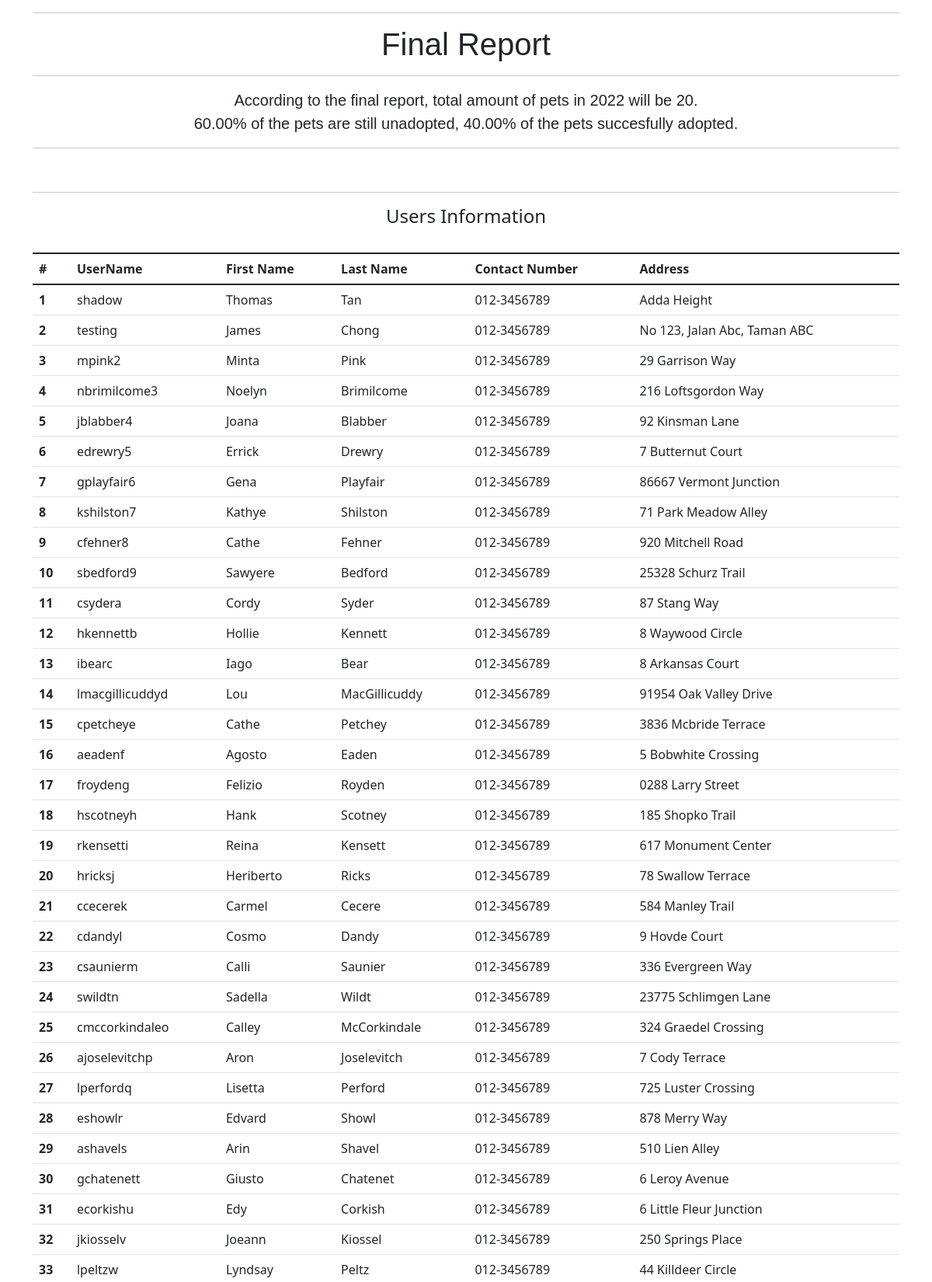
Screenshot of /php/adminreport.php (upper part) with the database file from the repository.
### tables this page shows
CREATE TABLE `user` (
  `UserID` int(11) NOT NULL,
  `Username` varchar(50) NOT NULL,
  `Password` varchar(50) NOT NULL,
  `FirstName` varchar(50) NOT NULL,
  `LastName` varchar(50) NOT NULL,
  `DOB` date NOT NULL,
  `Gender` varchar(6) NOT NULL,
  `ContactNumber` varchar(20) NOT NULL,
  `Email` varchar(50) NOT NULL,
  `Address` varchar(200) NOT NULL,
  `Location` varchar(50) NOT NULL,
  `Avatar` varchar(100) NOT NULL,
  `SocialMedia` varchar(100) NOT NULL
);

### php/adminreport.php (the view, shortened to what this page needs)
<?php include_once("conn.php");?>
<?php
    $sql1 = "SELECT * FROM pets WHERE PetStatus = 'available'";
    $result1 = mysqli_query($conn,$sql1);
    $row1 = mysqli_num_rows($result1);
    $sql2 = "SELECT * FROM pets WHERE PetStatus = 'adopted'";
    $result2 = mysqli_query($conn,$sql2);
    $row2 = mysqli_num_rows($result2);
    $total = $row1 + $row2;
    $availPercent = ($row1/$total) * 100;
    $adoptPercent = ($row2/$total) * 100;
    $availResult = sprintf('%.2f', $availPercent);
    $adoptResult = sprintf('%.2f', $adoptPercent);
    $userSQL = "SELECT UserID, Username, FirstName, LastName, ContactNumber, Address  FROM user";
    $userResult = mysqli_query($conn,$userSQL);
?>
<!DOCTYPE html>
<html lang="en">
<head>
    <link rel="stylesheet" href="https://cdn.jsdelivr.net/npm/bootstrap-icons@1.9.1/font/bootstrap-icons.css">
    <link rel="stylesheet" href="https://cdnjs.cloudflare.com/ajax/libs/twitter-bootstrap/5.1.3/css/bootstrap.min.css">
</head>
<body>
    <div id="wrapper">
        <div class="container">
            <hr>
            <h1>Final Report</h1>
            <hr>
            <p>According to the final report, total amount of pets in <?php echo date('Y')?> will be <?php echo $total?>. <br>
            <?php echo $availResult?>% of the pets are still unadopted, <?php echo $adoptResult?>% of the pets succesfully adopted. </p>
            <hr>
        </div>
        <br>
        <div class="container">
            <hr>
            <h4>Users Information</h4>
            <br>
            <div id="table">
                <table class="table">
                        <thead>
                            <tr>
                            <th scope="col">#</th>
                            <th scope="col">UserName</th>
                            <th scope="col">First Name</th>
                            <th scope="col">Last Name</th>
                            <th scope="col">Contact Number</th>
                            <th scope="col">Address</th>
                            </tr>
                        </thead>
                        <tbody>
                        <?php while($userRow = mysqli_fetch_assoc($userResult)){?>
                            <tr>
                            <th scope="row"><?php echo $userRow['UserID']?></th>
                            <td><?php echo $userRow['Username']?></td>
                            <td><?php echo $userRow['FirstName']?></td>
                            <td><?php echo $userRow['LastName']?></td>
                            <td><?php echo $userRow['ContactNumber']?></td>
                            <td><?php echo $userRow['Address']?></td>
                            </tr>
                        <?php }?>
                        </tbody>
                </table>
            </div>
            <br><br>
        </div>
    </div>
</body>
</html>

### php/adminreport.php (style rules this page uses)
#wrapper { width: auto; margin: auto; }
.container { height: auto; margin: auto; text-align: center; width: 900px; }
h1 { font-size:100px; font-family:'Trebuchet MS', 'Lucida Sans Unicode', 'Lucida Grande', 'Lucida Sans', Arial, sans-serif; text-align: center; }
p { font-size:20px; font-family:'Trebuchet MS', 'Lucida Sans Unicode', 'Lucida Grande', 'Lucida Sans', Arial, sans-serif; }

### rows the page displays
user: UserID "1", Username "shadow", FirstName "Thomas", LastName "Tan", ContactNumber "012-3456789", Address "Adda Height"
user: UserID "2", Username "testing", FirstName "James", LastName "Chong", ContactNumber "012-3456789", Address "No 123, Jalan Abc, Taman ABC"
user: UserID "3", Username "mpink2", FirstName "Minta", LastName "Pink", ContactNumber "012-3456789", Address "29 Garrison Way"
user: UserID "4", Username "nbrimilcome3", FirstName "Noelyn", LastName "Brimilcome", ContactNumber "012-3456789", Address "216 Loftsgordon Way"
user: UserID "5", Username "jblabber4", FirstName "Joana", LastName "Blabber", ContactNumber "012-3456789", Address "92 Kinsman Lane"
user: UserID "6", Username "edrewry5", FirstName "Errick", LastName "Drewry", ContactNumber "012-3456789", Address "7 Butternut Court"
user: UserID "7", Username "gplayfair6", FirstName "Gena", LastName "Playfair", ContactNumber "012-3456789", Address "86667 Vermont Junction"
user: UserID "8", Username "kshilston7", FirstName "Kathye", LastName "Shilston", ContactNumber "012-3456789", Address "71 Park Meadow Alley"
user: UserID "9", Username "cfehner8", FirstName "Cathe", LastName "Fehner", ContactNumber "012-3456789", Address "920 Mitchell Road"
user: UserID "10", Username "sbedford9", FirstName "Sawyere", LastName "Bedford", ContactNumber "012-3456789", Address "25328 Schurz Trail"
user: UserID "11", Username "csydera", FirstName "Cordy", LastName "Syder", ContactNumber "012-3456789", Address "87 Stang Way"
user: UserID "12", Username "hkennettb", FirstName "Hollie", LastName "Kennett", ContactNumber "012-3456789", Address "8 Waywood Circle"
user: UserID "13", Username "ibearc", FirstName "Iago", LastName "Bear", ContactNumber "012-3456789", Address "8 Arkansas Court"
user: UserID "14", Username "lmacgillicuddyd", FirstName "Lou", LastName "MacGillicuddy", ContactNumber "012-3456789", Address "91954 Oak Valley Drive"
user: UserID "15", Username "cpetcheye", FirstName "Cathe", LastName "Petchey", ContactNumber "012-3456789", Address "3836 Mcbride Terrace"
user: UserID "16", Username "aeadenf", FirstName "Agosto", LastName "Eaden", ContactNumber "012-3456789", Address "5 Bobwhite Crossing"
user: UserID "17", Username "froydeng", FirstName "Felizio", LastName "Royden", ContactNumber "012-3456789", Address "0288 Larry Street"
user: UserID "18", Username "hscotneyh", FirstName "Hank", LastName "Scotney", ContactNumber "012-3456789", Address "185 Shopko Trail"
user: UserID "19", Username "rkensetti", FirstName "Reina", LastName "Kensett", ContactNumber "012-3456789", Address "617 Monument Center"
user: UserID "20", Username "hricksj", FirstName "Heriberto", LastName "Ricks", ContactNumber "012-3456789", Address "78 Swallow Terrace"
user: UserID "21", Username "ccecerek", FirstName "Carmel", LastName "Cecere", ContactNumber "012-3456789", Address "584 Manley Trail"
user: UserID "22", Username "cdandyl", FirstName "Cosmo", LastName "Dandy", ContactNumber "012-3456789", Address "9 Hovde Court"
user: UserID "23", Username "csaunierm", FirstName "Calli", LastName "Saunier", ContactNumber "012-3456789", Address "336 Evergreen Way"
user: UserID "24", Username "swildtn", FirstName "Sadella", LastName "Wildt", ContactNumber "012-3456789", Address "23775 Schlimgen Lane"
user: UserID "25", Username "cmccorkindaleo", FirstName "Calley", LastName "McCorkindale", ContactNumber "012-3456789", Address "324 Graedel Crossing"
user: UserID "26", Username "ajoselevitchp", FirstName "Aron", LastName "Joselevitch", ContactNumber "012-3456789", Address "7 Cody Terrace"
user: UserID "27", Username "lperfordq", FirstName "Lisetta", LastName "Perford", ContactNumber "012-3456789", Address "725 Luster Crossing"
user: UserID "28", Username "eshowlr", FirstName "Edvard", LastName "Showl", ContactNumber "012-3456789", Address "878 Merry Way"
user: UserID "29", Username "ashavels", FirstName "Arin", LastName "Shavel", ContactNumber "012-3456789", Address "510 Lien Alley"
user: UserID "30", Username "gchatenett", FirstName "Giusto", LastName "Chatenet", ContactNumber "012-3456789", Address "6 Leroy Avenue"
user: UserID "31", Username "ecorkishu", FirstName "Edy", LastName "Corkish", ContactNumber "012-3456789", Address "6 Little Fleur Junction"
user: UserID "32", Username "jkiosselv", FirstName "Joeann", LastName "Kiossel", ContactNumber "012-3456789", Address "250 Springs Place"
user: UserID "33", Username "lpeltzw", FirstName "Lyndsay", LastName "Peltz", ContactNumber "012-3456789", Address "44 Killdeer Circle"

### other values shown
$total "20"
$availResult "60.00"
$adoptResult "40.00"
